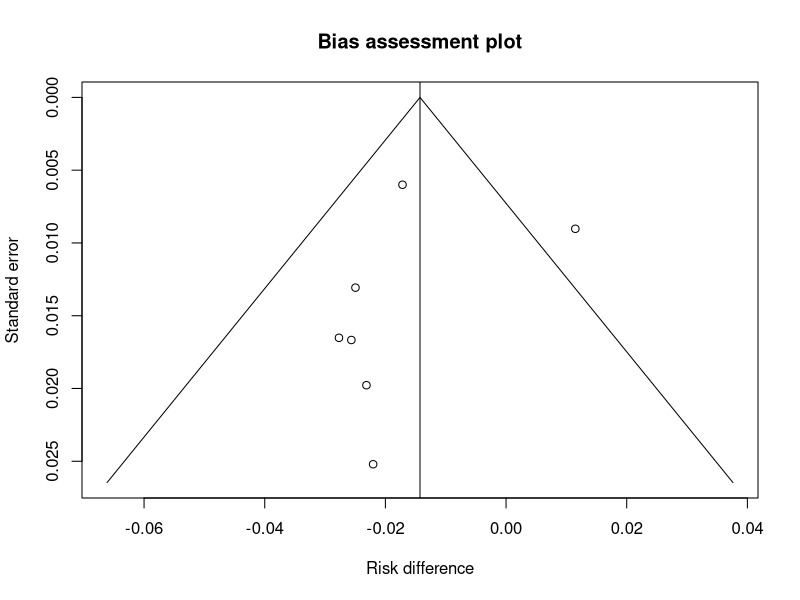
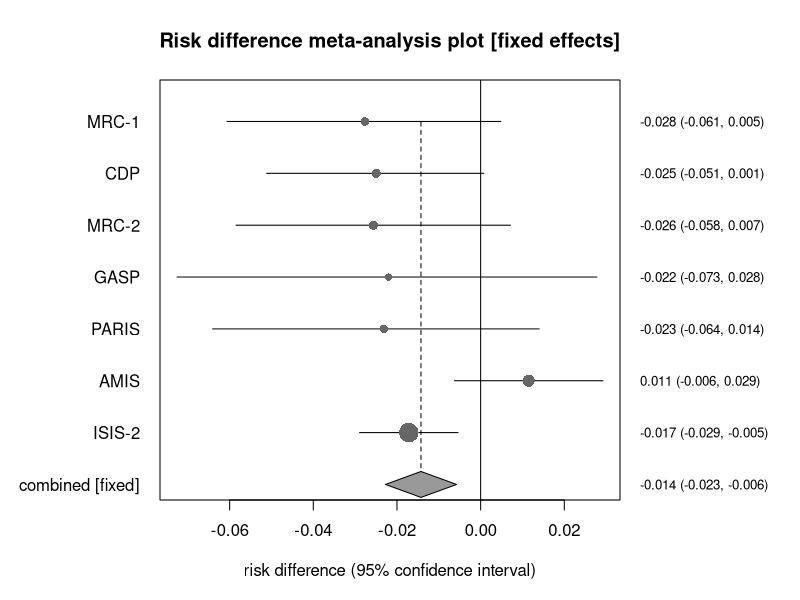
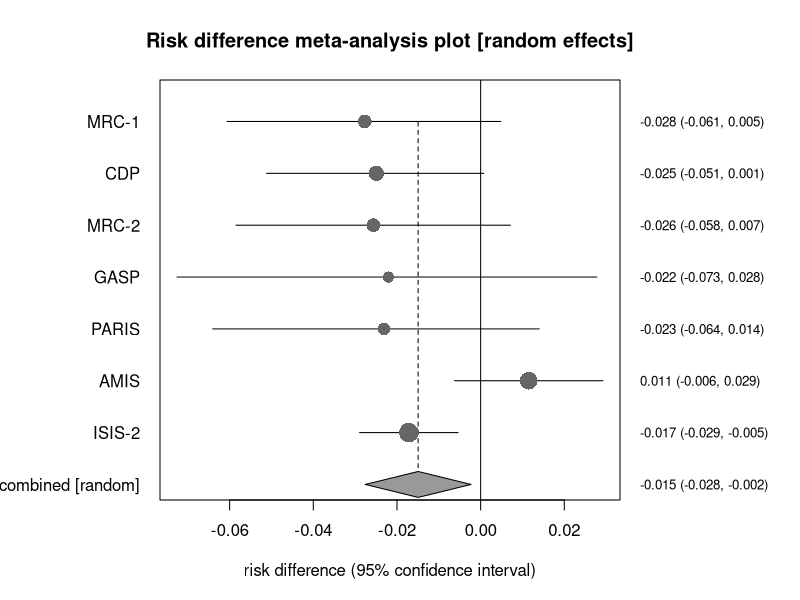

Reproduce these figures in R, in order.
# Risk difference meta-analysis: the StatsDirect help example (Fleiss and Gross 1991,
# deaths after myocardial infarction in seven placebo-controlled trials of aspirin; the
# test workbook's Meta-analysis worksheet columns A to E) in R
study <- c("MRC-1", "CDP", "MRC-2", "GASP", "PARIS", "AMIS", "ISIS-2")
n1 <- c(615, 758, 832, 317, 810, 2267, 8587)   # aspirin: patients
a <- c(49, 44, 102, 32, 85, 246, 1570)         # aspirin: deaths
n2 <- c(624, 771, 850, 309, 406, 2257, 8600)   # placebo: patients
b <- c(67, 64, 126, 38, 52, 219, 1720)         # placebo: deaths

# Base R has no meta-analysis function, so the statistics are computed from the tables
# as the formulae above give them
six <- function(x) formatC(x, digits = 6, format = "f", drop0trailing = TRUE)
one <- function(x) formatC(x, digits = 1, format = "f", drop0trailing = TRUE)
pv <- function(p) {
  if (p < 0.0001) "P < 0.0001" else
    paste("P =", formatC(p, digits = 4, format = "f", drop0trailing = TRUE))
}
z <- qnorm(0.975)
k <- length(a)
c <- n1 - a
d <- n2 - b
n <- n1 + n2
rd <- a / n1 - b / n2

# The 'near exact' confidence interval of Miettinen and Nurminen (1985) for each study:
# the values of the difference at which the score statistic reaches -1.96 and +1.96,
# with the two proportions estimated under the constraint that they differ by that
# value (the closed form of the constrained estimates, Newcombe 1998 method 10) and
# the variance multiplied by N / (N - 1). These tables have no empty cells; the counts
# of a table with one would have a continuity correction first for the weights and the
# variances further down (but not for its risk difference or for these limits).
mn_limits <- function(a, n1, b, n2) {
  N <- n1 + n2
  score <- function(delta) {
    L3 <- N
    L2 <- (n1 + 2 * n2) * delta - N - a - b
    L1 <- (n2 * delta - N - 2 * b) * delta + a + b
    L0 <- b * delta * (1 - delta)
    q <- L2^3 / (3 * L3)^3 - L1 * L2 / (6 * L3^2) + L0 / (2 * L3)
    p <- sign(q) * sqrt(L2^2 / (3 * L3)^2 - L1 / (3 * L3))
    p2 <- 2 * p * cos((pi + acos(q / p^3)) / 3) - L2 / (3 * L3)
    p1 <- p2 + delta
    v <- (p1 * (1 - p1) / n1 + p2 * (1 - p2) / n2) * N / (N - 1)
    (a / n1 - b / n2 - delta) / sqrt(v)
  }
  est <- a / n1 - b / n2
  c(uniroot(function(x) score(x) - z, c(-1 + 1e-9, est), tol = 1e-12)$root,
    uniroot(function(x) score(x) + z, c(est, 1 - 1e-9), tol = 1e-12)$root)
}
ci <- t(mapply(mn_limits, a, n1, b, n2))

# Mantel-Haenszel weights (fixed effects) and the pooled difference of Greenland and
# Robins (1985), with their variance formula
w_mh <- n1 * n2 / n
rd_mh <- sum(w_mh * rd) / sum(w_mh)
var_mh <- sum((a * c * n2^3 + b * d * n1^3) / (n1 * n2 * n^2)) / sum(w_mh)^2
se_mh <- sqrt(var_mh)

# Cochran's Q about the pooled difference, with inverse variance weights from the
# binomial variances; the DerSimonian-Laird moment estimate of the between studies
# variance and the random effects weights
v_iv <- a * c / n1^3 + b * d / n2^3
w_iv <- 1 / v_iv
q <- sum(w_iv * (rd - rd_mh)^2)
tau2 <- max(0, (q - (k - 1)) / (sum(w_iv) - sum(w_iv^2) / sum(w_iv)))
w_dl <- 1 / (v_iv + tau2)
rd_dl <- sum(w_dl * rd) / sum(w_dl)
se_dl <- 1 / sqrt(sum(w_dl))

# The study table: risk differences, their intervals, their binomial variances and
# the percentage weights
tab <- data.frame(Study = study, `Risk difference` = six(rd), Lower = six(ci[, 1]),
                  Upper = six(ci[, 2]), Variance = six(v_iv),
                  `% fixed` = six(100 * w_mh / sum(w_mh)),
                  `% random` = six(100 * w_dl / sum(w_dl)), check.names = FALSE)
cat("95% study confidence intervals (Miettinen)\n")
print(tab, row.names = FALSE)

cat("Fixed effects (Mantel-Haenszel, Greenland-Robins)\n")
cat("Pooled risk difference = ", six(rd_mh), " (95% CI = ", six(rd_mh - z * se_mh),
    " to ", six(rd_mh + z * se_mh), ")\n", sep = "")
x2 <- (rd_mh / se_mh)^2
cat("Chi-square (test risk difference differs from 0) =", six(x2), " (df = 1) ",
    pv(pchisq(x2, 1, lower.tail = FALSE)), "\n")

# I-squared = (Q - df) / Q, with the interval StatsDirect gives by default (the 'exact'
# option, Hedges and Pigott 2001): Q is treated as non-central chi-square and its
# distribution function at the observed Q is inverted for the non-centrality parameter
# lambda, the lower limit where that probability is 0.975 (0 when even the central
# distribution gives less) and the upper where it is 0.025; each limit is converted to
# I-squared as lambda / (df + lambda)
cat("Non-combinability of studies\n")
dfree <- k - 1
cat("Cochran Q =", six(q), paste0(" (df = ", dfree, ") "),
    pv(pchisq(q, dfree, lower.tail = FALSE)), "\n")
cat("Moment-based estimate of between studies variance =", six(tau2), "\n")
i2 <- 100 * max(0, (q - dfree) / q)
lambda <- function(p) {
  if (pchisq(q, dfree) < p) 0 else
    uniroot(function(l) pchisq(q, dfree, ncp = l) - p, c(0, 10 * q + 100),
            tol = 1e-10)$root
}
lim <- c(lambda(0.975), lambda(0.025))
cat("I-squared (inconsistency) = ", one(i2), "% (95% CI = ",
    one(100 * lim[1] / (dfree + lim[1])), "% to ",
    one(100 * lim[2] / (dfree + lim[2])), "%)\n", sep = "")

cat("Random effects (DerSimonian-Laird)\n")
cat("Pooled risk difference = ", six(rd_dl), " (95% CI = ", six(rd_dl - z * se_dl),
    " to ", six(rd_dl + z * se_dl), ")\n", sep = "")
x2_dl <- (rd_dl / se_dl)^2
cat("Chi-square (test risk difference differs from 0) =", six(x2_dl), " (df = 1) ",
    pv(pchisq(x2_dl, 1, lower.tail = FALSE)), "\n")

# Bias indicators, both from the binomial variances that the inverse variance weights
# are made from, whatever the method of the intervals of the studies. Begg and
# Mazumdar's test is Kendall's rank correlation between the standardised effects
# (deviations from the inverse variance pooled estimate) and the variances, with the
# exact P that cor.test gives for so few studies when no values tie (fewer than about
# ten gives the test little power). Egger's test regresses the standardised effect
# (estimate / se) on precision (1 / se) and asks whether the intercept is zero, with
# a 90% interval.
cat("Bias indicators\n")
se_iv <- sqrt(v_iv)
rd_iv <- sum(w_iv * rd) / sum(w_iv)
t_std <- (rd - rd_iv) / sqrt(v_iv - 1 / sum(w_iv))
begg <- cor.test(t_std, v_iv, method = "kendall")
cat("Begg-Mazumdar: Kendall's tau =", six(begg$estimate), " ", pv(begg$p.value),
    "(low power)\n")
egger <- lm(I(rd / se_iv) ~ I(1 / se_iv))
bias <- coef(egger)[1]
cat("Egger: bias = ", six(bias), " (90% CI = ", six(confint(egger, level = 0.9)[1, 1]),
    " to ", six(confint(egger, level = 0.9)[1, 2]), ")  ",
    pv(summary(egger)$coefficients[1, 4]), "\n", sep = "")

# The charts that follow in the report: a bias assessment (funnel) plot of each risk
# difference against its standard error, with the fixed effects pooled estimate and
# the limits within which 95% of study estimates would fall at each standard error
top <- max(se_iv) * 1.05
plot(rd, se_iv, ylim = c(top, 0), xlim = range(rd, rd_mh + c(-1, 1) * z * top),
     xlab = "Risk difference", ylab = "Standard error", main = "Bias assessment plot")
abline(v = rd_mh)
lines(rd_mh + c(-1, 0, 1) * z * top, c(top, 0, top))

# Then a forest plot for each model: a circle per study sized by its weight, its
# interval as a line, the pooled estimate as a diamond, the line of no effect and a
# dashed line at the pooled estimate
forest <- function(weight, pooled, lower, upper, title, label) {
  rows <- k:1
  op <- par(mar = c(5, 8, 4, 9))
  plot(NA, xlim = range(ci, lower, upper, 0), ylim = c(0, k + 0.5), yaxt = "n",
       ylab = "", xlab = "risk difference (95% confidence interval)", main = title)
  axis(2, at = c(rows, 0), labels = c(study, label), las = 1, tick = FALSE)
  axis(4, at = c(rows, 0), tick = FALSE, las = 1, cex.axis = 0.8,
       labels = sprintf("%.3f (%.3f, %.3f)", c(rd, pooled), c(ci[, 1], lower),
                        c(ci[, 2], upper)))
  abline(v = 0)
  segments(pooled, 0, pooled, k, lty = 2)
  segments(ci[, 1], rows, ci[, 2], rows)
  points(rd, rows, pch = 16, col = "grey40", cex = 0.6 + 2 * sqrt(weight / max(weight)))
  polygon(c(lower, pooled, upper, pooled), c(0, 0.25, 0, -0.25), col = "grey60")
  par(op)
}
forest(w_mh, rd_mh, rd_mh - z * se_mh, rd_mh + z * se_mh,
       "Risk difference meta-analysis plot [fixed effects]", "combined [fixed]")
forest(w_dl, rd_dl, rd_dl - z * se_dl, rd_dl + z * se_dl,
       "Risk difference meta-analysis plot [random effects]", "combined [random]")
